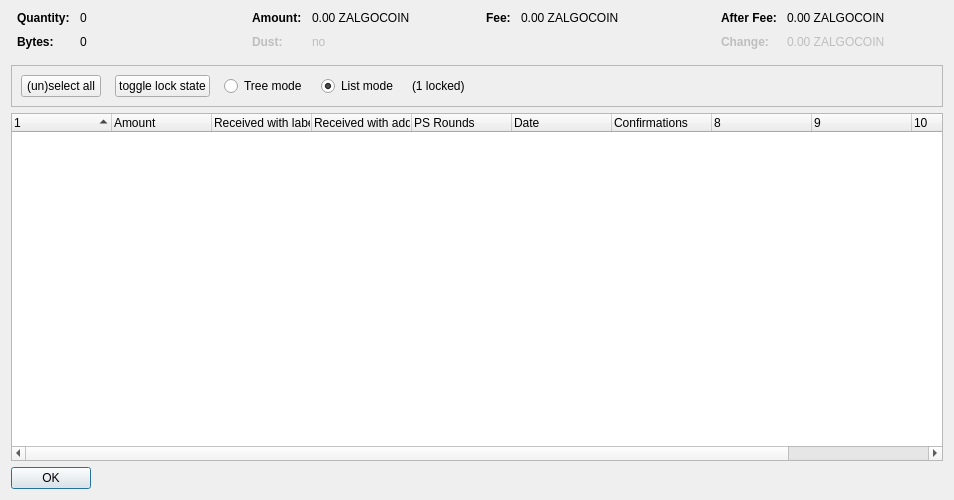
<?xml version="1.0" encoding="UTF-8"?>
<ui version="4.0">
 <class>CoinControlDialog</class>
 <widget class="QDialog" name="CoinControlDialog">
  <property name="geometry">
   <rect>
    <x>0</x>
    <y>0</y>
    <width>954</width>
    <height>500</height>
   </rect>
  </property>
  <property name="windowTitle">
   <string>Coin Selection</string>
  </property>
  <layout class="QVBoxLayout" name="verticalLayout">
   <item>
    <layout class="QHBoxLayout" name="horizontalLayoutTop" stretch="0,0,0,0">
     <property name="topMargin">
      <number>0</number>
     </property>
     <property name="bottomMargin">
      <number>10</number>
     </property>
     <item>
      <layout class="QFormLayout" name="formLayoutCoinControl1">
       <property name="horizontalSpacing">
        <number>10</number>
       </property>
       <property name="verticalSpacing">
        <number>10</number>
       </property>
       <property name="leftMargin">
        <number>6</number>
       </property>
       <property name="rightMargin">
        <number>6</number>
       </property>
       <item row="0" column="0">
        <widget class="QLabel" name="labelCoinControlQuantityText">
         <property name="font">
          <font>
           <weight>75</weight>
           <bold>true</bold>
          </font>
         </property>
         <property name="text">
          <string>Quantity:</string>
         </property>
        </widget>
       </item>
       <item row="0" column="1">
        <widget class="QLabel" name="labelCoinControlQuantity">
         <property name="cursor">
          <cursorShape>IBeamCursor</cursorShape>
         </property>
         <property name="contextMenuPolicy">
          <enum>Qt::ActionsContextMenu</enum>
         </property>
         <property name="text">
          <string notr="true">0</string>
         </property>
         <property name="textInteractionFlags">
          <set>Qt::LinksAccessibleByMouse|Qt::TextSelectableByKeyboard|Qt::TextSelectableByMouse</set>
         </property>
        </widget>
       </item>
       <item row="1" column="0">
        <widget class="QLabel" name="labelCoinControlBytesText">
         <property name="font">
          <font>
           <weight>75</weight>
           <bold>true</bold>
          </font>
         </property>
         <property name="text">
          <string>Bytes:</string>
         </property>
        </widget>
       </item>
       <item row="1" column="1">
        <widget class="QLabel" name="labelCoinControlBytes">
         <property name="cursor">
          <cursorShape>IBeamCursor</cursorShape>
         </property>
         <property name="contextMenuPolicy">
          <enum>Qt::ActionsContextMenu</enum>
         </property>
         <property name="text">
          <string notr="true">0</string>
         </property>
         <property name="textInteractionFlags">
          <set>Qt::LinksAccessibleByMouse|Qt::TextSelectableByKeyboard|Qt::TextSelectableByMouse</set>
         </property>
        </widget>
       </item>
      </layout>
     </item>
     <item>
      <layout class="QFormLayout" name="formLayoutCoinControl2">
       <property name="horizontalSpacing">
        <number>10</number>
       </property>
       <property name="verticalSpacing">
        <number>10</number>
       </property>
       <property name="leftMargin">
        <number>6</number>
       </property>
       <property name="rightMargin">
        <number>6</number>
       </property>
       <item row="0" column="0">
        <widget class="QLabel" name="labelCoinControlAmountText">
         <property name="font">
          <font>
           <weight>75</weight>
           <bold>true</bold>
          </font>
         </property>
         <property name="text">
          <string>Amount:</string>
         </property>
        </widget>
       </item>
       <item row="0" column="1">
        <widget class="QLabel" name="labelCoinControlAmount">
         <property name="cursor">
          <cursorShape>IBeamCursor</cursorShape>
         </property>
         <property name="contextMenuPolicy">
          <enum>Qt::ActionsContextMenu</enum>
         </property>
         <property name="text">
          <string notr="true">0.00 ZALGOCOIN</string>
         </property>
         <property name="textInteractionFlags">
          <set>Qt::LinksAccessibleByMouse|Qt::TextSelectableByKeyboard|Qt::TextSelectableByMouse</set>
         </property>
        </widget>
       </item>
       <item row="1" column="0">
        <widget class="QLabel" name="labelCoinControlLowOutputText">
         <property name="enabled">
          <bool>false</bool>
         </property>
         <property name="font">
          <font>
           <weight>75</weight>
           <bold>true</bold>
          </font>
         </property>
         <property name="text">
          <string>Dust:</string>
         </property>
        </widget>
       </item>
       <item row="1" column="1">
        <widget class="QLabel" name="labelCoinControlLowOutput">
         <property name="enabled">
          <bool>false</bool>
         </property>
         <property name="cursor">
          <cursorShape>IBeamCursor</cursorShape>
         </property>
         <property name="contextMenuPolicy">
          <enum>Qt::ActionsContextMenu</enum>
         </property>
         <property name="text">
          <string notr="true">no</string>
         </property>
         <property name="textInteractionFlags">
          <set>Qt::LinksAccessibleByMouse|Qt::TextSelectableByKeyboard|Qt::TextSelectableByMouse</set>
         </property>
        </widget>
       </item>
      </layout>
     </item>
     <item>
      <layout class="QFormLayout" name="formLayoutCoinControl3">
       <property name="horizontalSpacing">
        <number>10</number>
       </property>
       <property name="verticalSpacing">
        <number>10</number>
       </property>
       <property name="leftMargin">
        <number>6</number>
       </property>
       <property name="rightMargin">
        <number>6</number>
       </property>
       <item row="0" column="0">
        <widget class="QLabel" name="labelCoinControlFeeText">
         <property name="font">
          <font>
           <weight>75</weight>
           <bold>true</bold>
          </font>
         </property>
         <property name="text">
          <string>Fee:</string>
         </property>
        </widget>
       </item>
       <item row="0" column="1">
        <widget class="QLabel" name="labelCoinControlFee">
         <property name="cursor">
          <cursorShape>IBeamCursor</cursorShape>
         </property>
         <property name="contextMenuPolicy">
          <enum>Qt::ActionsContextMenu</enum>
         </property>
         <property name="text">
          <string notr="true">0.00 ZALGOCOIN</string>
         </property>
         <property name="textInteractionFlags">
          <set>Qt::LinksAccessibleByMouse|Qt::TextSelectableByKeyboard|Qt::TextSelectableByMouse</set>
         </property>
        </widget>
       </item>
      </layout>
     </item>
     <item>
      <layout class="QFormLayout" name="formLayoutCoinControl4">
       <property name="horizontalSpacing">
        <number>10</number>
       </property>
       <property name="verticalSpacing">
        <number>10</number>
       </property>
       <property name="leftMargin">
        <number>6</number>
       </property>
       <property name="rightMargin">
        <number>6</number>
       </property>
       <item row="0" column="0">
        <widget class="QLabel" name="labelCoinControlAfterFeeText">
         <property name="font">
          <font>
           <weight>75</weight>
           <bold>true</bold>
          </font>
         </property>
         <property name="text">
          <string>After Fee:</string>
         </property>
        </widget>
       </item>
       <item row="0" column="1">
        <widget class="QLabel" name="labelCoinControlAfterFee">
         <property name="cursor">
          <cursorShape>IBeamCursor</cursorShape>
         </property>
         <property name="contextMenuPolicy">
          <enum>Qt::ActionsContextMenu</enum>
         </property>
         <property name="text">
          <string notr="true">0.00 ZALGOCOIN</string>
         </property>
         <property name="textInteractionFlags">
          <set>Qt::LinksAccessibleByMouse|Qt::TextSelectableByKeyboard|Qt::TextSelectableByMouse</set>
         </property>
        </widget>
       </item>
       <item row="1" column="0">
        <widget class="QLabel" name="labelCoinControlChangeText">
         <property name="enabled">
          <bool>false</bool>
         </property>
         <property name="font">
          <font>
           <weight>75</weight>
           <bold>true</bold>
          </font>
         </property>
         <property name="text">
          <string>Change:</string>
         </property>
        </widget>
       </item>
       <item row="1" column="1">
        <widget class="QLabel" name="labelCoinControlChange">
         <property name="enabled">
          <bool>false</bool>
         </property>
         <property name="cursor">
          <cursorShape>IBeamCursor</cursorShape>
         </property>
         <property name="contextMenuPolicy">
          <enum>Qt::ActionsContextMenu</enum>
         </property>
         <property name="text">
          <string notr="true">0.00 ZALGOCOIN</string>
         </property>
         <property name="textInteractionFlags">
          <set>Qt::LinksAccessibleByMouse|Qt::TextSelectableByKeyboard|Qt::TextSelectableByMouse</set>
         </property>
        </widget>
       </item>
      </layout>
     </item>
    </layout>
   </item>
   <item>
    <widget class="QFrame" name="frame">
     <property name="minimumSize">
      <size>
       <width>0</width>
       <height>40</height>
      </size>
     </property>
     <property name="frameShape">
      <enum>QFrame::StyledPanel</enum>
     </property>
     <property name="frameShadow">
      <enum>QFrame::Sunken</enum>
     </property>
     <layout class="QHBoxLayout" name="horizontalLayout">
      <item>
       <layout class="QHBoxLayout" name="horizontalLayoutPanel" stretch="0,0,0,0,0,0">
        <property name="spacing">
         <number>14</number>
        </property>
        <item>
         <widget class="QPushButton" name="pushButtonSelectAll">
          <property name="sizePolicy">
           <sizepolicy hsizetype="Maximum" vsizetype="Fixed">
            <horstretch>0</horstretch>
            <verstretch>0</verstretch>
           </sizepolicy>
          </property>
          <property name="text">
           <string>(un)select all</string>
          </property>
          <property name="autoDefault">
           <bool>false</bool>
          </property>
         </widget>
        </item>
        <item>
         <widget class="QPushButton" name="pushButtonToggleLock">
          <property name="sizePolicy">
           <sizepolicy hsizetype="Maximum" vsizetype="Fixed">
            <horstretch>0</horstretch>
            <verstretch>0</verstretch>
           </sizepolicy>
          </property>
          <property name="text">
           <string>toggle lock state</string>
          </property>
          <property name="autoDefault">
           <bool>false</bool>
          </property>
         </widget>
        </item>
        <item>
         <widget class="QRadioButton" name="radioTreeMode">
          <property name="sizePolicy">
           <sizepolicy hsizetype="Maximum" vsizetype="Fixed">
            <horstretch>0</horstretch>
            <verstretch>0</verstretch>
           </sizepolicy>
          </property>
          <property name="text">
           <string>Tree mode</string>
          </property>
         </widget>
        </item>
        <item>
         <widget class="QRadioButton" name="radioListMode">
          <property name="sizePolicy">
           <sizepolicy hsizetype="Maximum" vsizetype="Fixed">
            <horstretch>0</horstretch>
            <verstretch>0</verstretch>
           </sizepolicy>
          </property>
          <property name="text">
           <string>List mode</string>
          </property>
          <property name="checked">
           <bool>true</bool>
          </property>
         </widget>
        </item>
        <item>
         <widget class="QLabel" name="labelLocked">
          <property name="text">
           <string>(1 locked)</string>
          </property>
         </widget>
        </item>
        <item>
         <spacer name="horizontalSpacer">
          <property name="orientation">
           <enum>Qt::Horizontal</enum>
          </property>
          <property name="sizeHint" stdset="0">
           <size>
            <width>40</width>
            <height>20</height>
           </size>
          </property>
         </spacer>
        </item>
       </layout>
      </item>
     </layout>
    </widget>
   </item>
   <item>
    <widget class="CoinControlTreeWidget" name="treeWidget">
     <property name="contextMenuPolicy">
      <enum>Qt::CustomContextMenu</enum>
     </property>
     <property name="sortingEnabled">
      <bool>false</bool>
     </property>
     <property name="columnCount">
      <number>11</number>
     </property>
     <attribute name="headerShowSortIndicator" stdset="0">
      <bool>true</bool>
     </attribute>
     <attribute name="headerStretchLastSection">
      <bool>false</bool>
     </attribute>
     <column>
      <property name="text">
       <string/>
      </property>
     </column>
     <column>
      <property name="text">
       <string>Amount</string>
      </property>
     </column>
     <column>
      <property name="text">
       <string>Received with label</string>
      </property>
     </column>
     <column>
      <property name="text">
       <string>Received with address</string>
      </property>
     </column>
     <column>
      <property name="text">
       <string>PS Rounds</string>
      </property>
     </column>
     <column>
      <property name="text">
       <string>Date</string>
      </property>
     </column>
     <column>
      <property name="text">
       <string>Confirmations</string>
      </property>
      <property name="toolTip">
       <string>Confirmed</string>
      </property>
     </column>
     <column>
      <property name="text">
       <string/>
      </property>
     </column>
     <column>
      <property name="text">
       <string/>
      </property>
     </column>
     <column>
      <property name="text">
       <string/>
      </property>
     </column>
     <column>
      <property name="text">
       <string/>
      </property>
     </column>
    </widget>
   </item>
   <item>
    <widget class="QDialogButtonBox" name="buttonBox">
     <property name="sizePolicy">
      <sizepolicy hsizetype="Maximum" vsizetype="Fixed">
       <horstretch>0</horstretch>
       <verstretch>0</verstretch>
      </sizepolicy>
     </property>
     <property name="orientation">
      <enum>Qt::Horizontal</enum>
     </property>
     <property name="standardButtons">
      <set>QDialogButtonBox::Ok</set>
     </property>
    </widget>
   </item>
  </layout>
 </widget>
 <customwidgets>
  <customwidget>
   <class>CoinControlTreeWidget</class>
   <extends>QTreeWidget</extends>
   <header>coincontroltreewidget.h</header>
  </customwidget>
 </customwidgets>
 <resources/>
 <connections/>
</ui>
